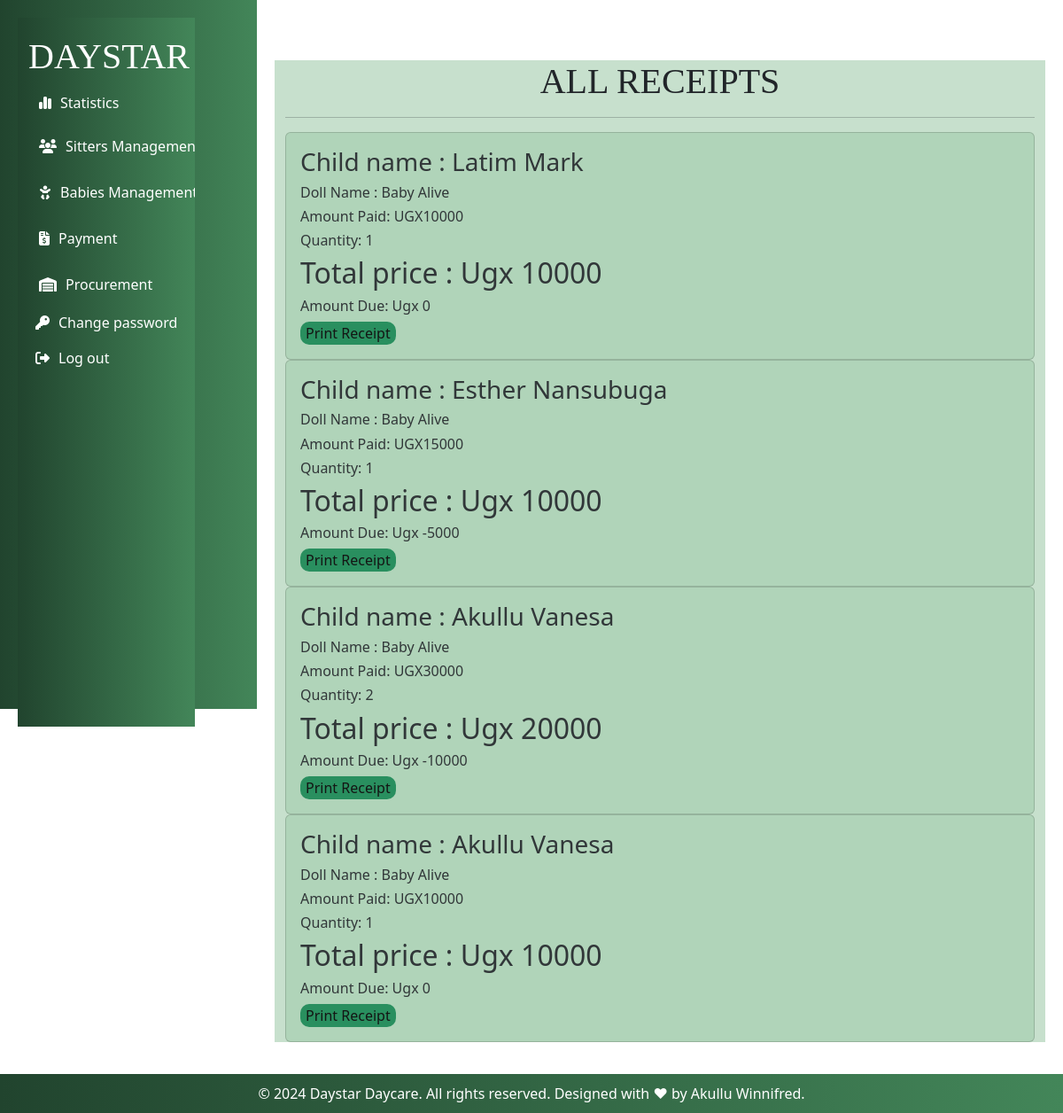
Page /receipt/ (signed in) on the earlier database version.
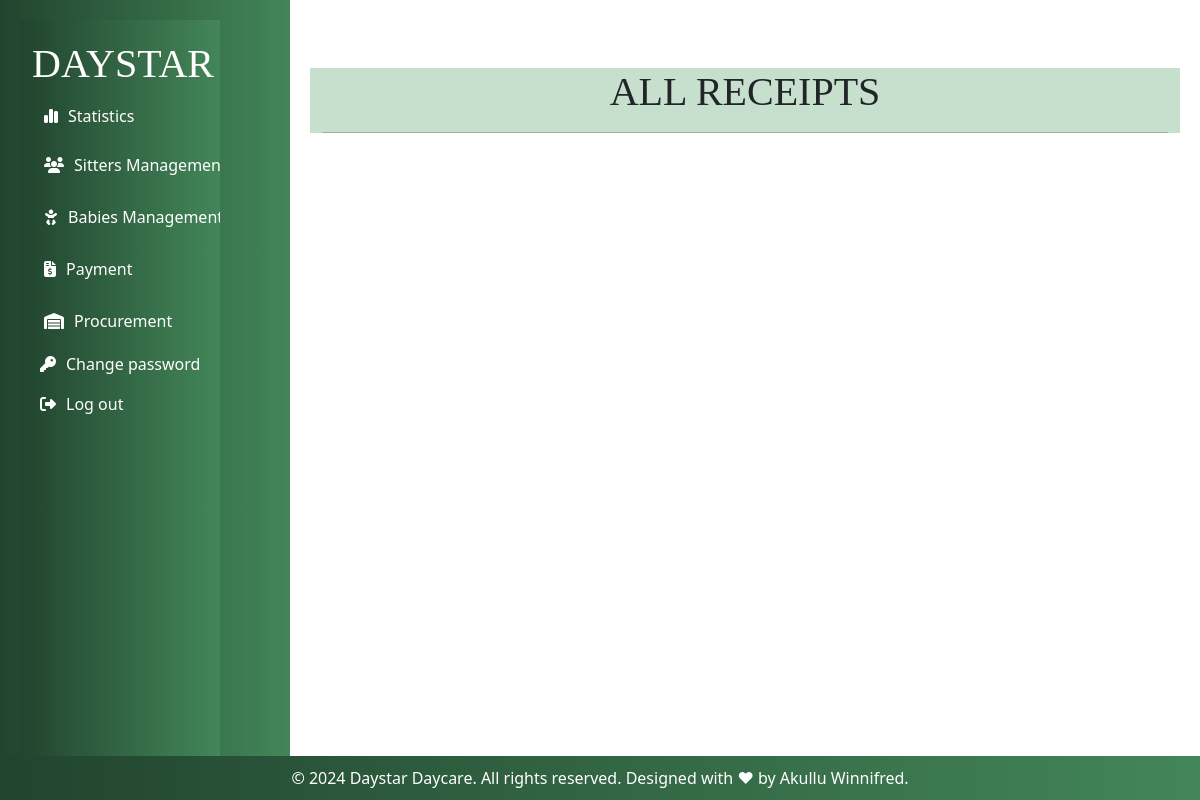
Same page on the later database version.
### myapp/models.py (models this page shows)
class Salesrecord(models.Model):
    doll=models.ForeignKey(Doll,  on_delete=models.CASCADE,null=False, blank=False)
    baby_name=models.ForeignKey(RegisterBaby, on_delete=models.CASCADE)
    paid_by=models.CharField(max_length=200,null=True,blank=True,validators=[validate_letters])
    quantity_sold=models.IntegerField(default=0)
    amount_received=models.IntegerField(default=0)
    sale_date=models.DateField(default=timezone.now)
    unit_price=models.IntegerField(default=0)
    def get_total(self):
        total= self.quantity_sold * self.unit_price
        return int( total)
    def get_change(self):
        change= self.get_total() - self.amount_received
        return int(change)#sales is linked to products

class RegisterBaby(models.Model):
    GENDER_CHOICES = (
         ('male', 'Male'),
        ('female', 'Female'),
     )
    name = models.CharField(max_length=200,validators=[validate_letters])
    Baby_Number = models.CharField(max_length=200,unique=True,blank=False, null=True)
    gender = models.CharField(max_length=10,choices=GENDER_CHOICES)
    age = models.IntegerField(default=0)
    Period_of_stay = models.ForeignKey(Categorystay, on_delete=models.CASCADE)
    location = models.CharField(max_length=100)
    Parents_Name = models.CharField(max_length=200,validators=[validate_letters])
    Period_of_stay = models.ForeignKey(Categorystay, on_delete=models.CASCADE)
    Brought_by = models.CharField(max_length=200,validators=[validate_letters])
    Fee_in_UGX = models.IntegerField()
    Assigned_to = models.ForeignKey(BabySitterattendance, on_delete=models.CASCADE)
    Time_In = models.DateTimeField()
    def __str__(self):
        return self.name

class Doll(models.Model):
    c_doll=models.ForeignKey(Category_doll, on_delete=models.CASCADE,null=True, blank=True)
    name_of_the_doll =models.CharField(max_length=200,null=True, blank=True)
    quantity=models.IntegerField(default=0)
    color=models.CharField(max_length=200, null=True,blank=True,validators=[validate_letters])
    size=models.CharField(max_length=200,null=True,blank=True)
    issued_quantity=models.IntegerField(default=0,blank=True,null=True)
    received_quantity=models.IntegerField(default=0,null=True,blank=True)
    Unit_price=models.IntegerField(default=0,null=True, blank=True)
    date=models.DateField(default=timezone.now)
    def __str__(self):
        return self.name_of_the_doll

### myapp/views.py (the view)
# urls.py: path('receipt/',views.receipt,name='receipt'),
@login_required
def receipt(request):
    sales= Salesrecord.objects.all().order_by('-id')
    return render(request,'dolls/receipt.html',{'sales':sales})

### myapp/templates/dolls/receipt.html
{% extends 'base.html'%}
{% block content%}
<br /><br>
<div class="container" style="background-color: rgba(153, 198, 165, 0.55); margin-bottom: 60px; margin-top: 0;">
    <h1 class="card-header text-center" class="v" style="font-family: Georgia, 'Times New Roman', Times, serif;">ALL
        RECEIPTS</h1>
    <hr>
    {% for sale in sales %}
    <div class="card" style="opacity: 90%;  background-color: rgba(153, 198, 165, 0.55);">
        <div class="card-body">
            <h3 class="card-title">Child name : {{sale.baby_name | title}}</h3>
            <h6 class="card-text">Doll Name : {{sale.doll}}</h6>
            <h6 class="card-text">Amount Paid: UGX{{ sale.amount_received }}</h6>
            <h6 class="card-text">Quantity: {{sale.quantity_sold }}</h6>
            <h2>Total price : Ugx {{ sale.get_total }}</h2>
            <div style="flex: 1">
                <h6 class="card-text">Amount Due: Ugx {{ sale.get_change }}</h6>
                <a href="{% url 'receipt_detail' sale.id %}">
                    <button class="button bg bg-success" type="submit"
                        style="width:auto; border:none; border-radius: 10px;">Print Receipt</button> <br>
                </a>
            </div>
        </div>
    </div>
    {% endfor %}
</div>
{% endblock %}

Differences in the rows shown:
removed Salesrecord: baby_name "Latim Mark", doll "Baby Alive", amount_received "10000", quantity_sold "1", get_total "10000", get_change "0"
removed Salesrecord: baby_name "Esther Nansubuga", doll "Baby Alive", amount_received "15000", quantity_sold "1", get_total "10000", get_change "-5000"
removed Salesrecord: baby_name "Akullu Vanesa", doll "Baby Alive", amount_received "30000", quantity_sold "2", get_total "20000", get_change "-10000"
removed Salesrecord: baby_name "Akullu Vanesa", doll "Baby Alive", amount_received "10000", quantity_sold "1", get_total "10000", get_change "0"
